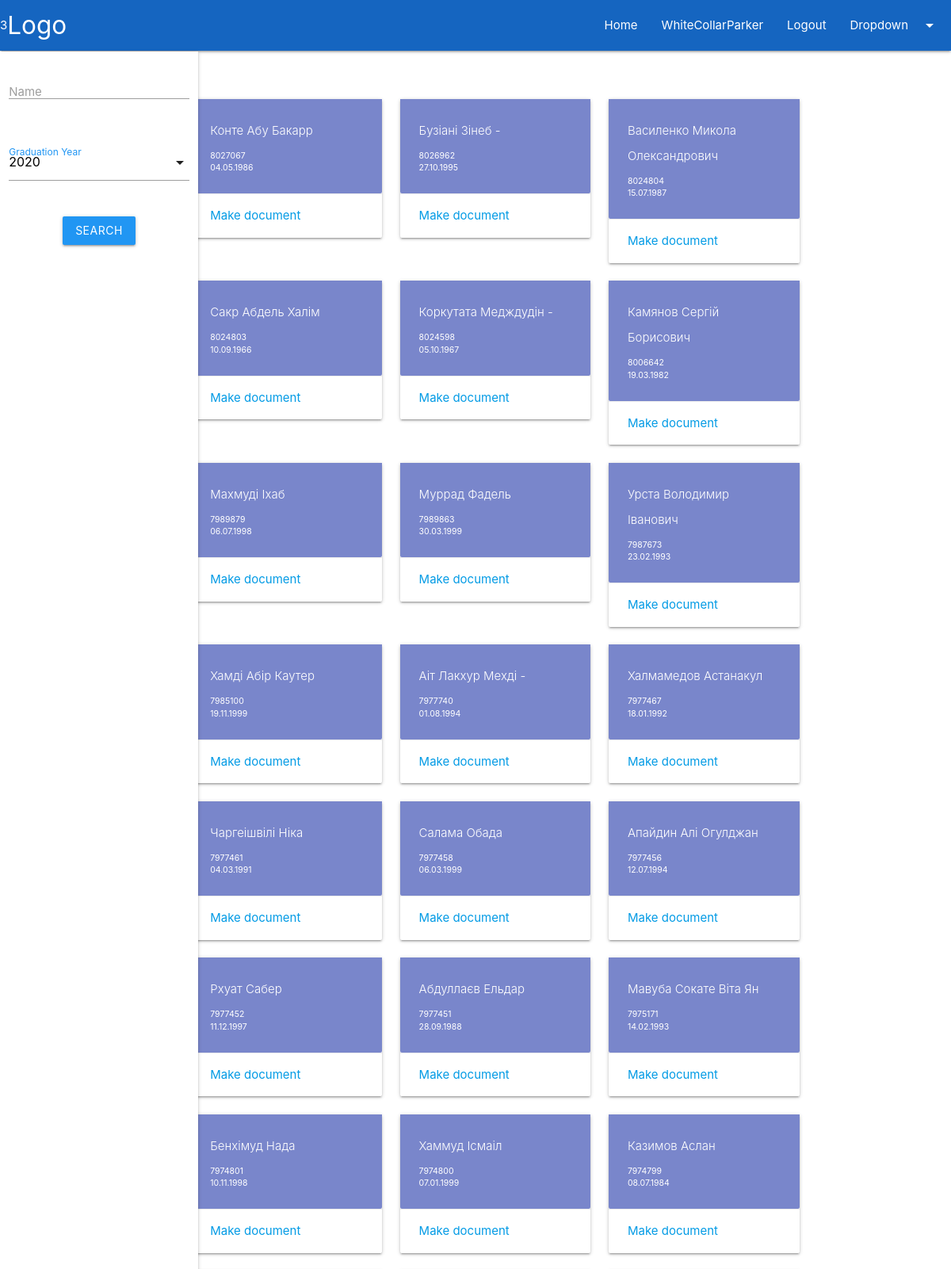
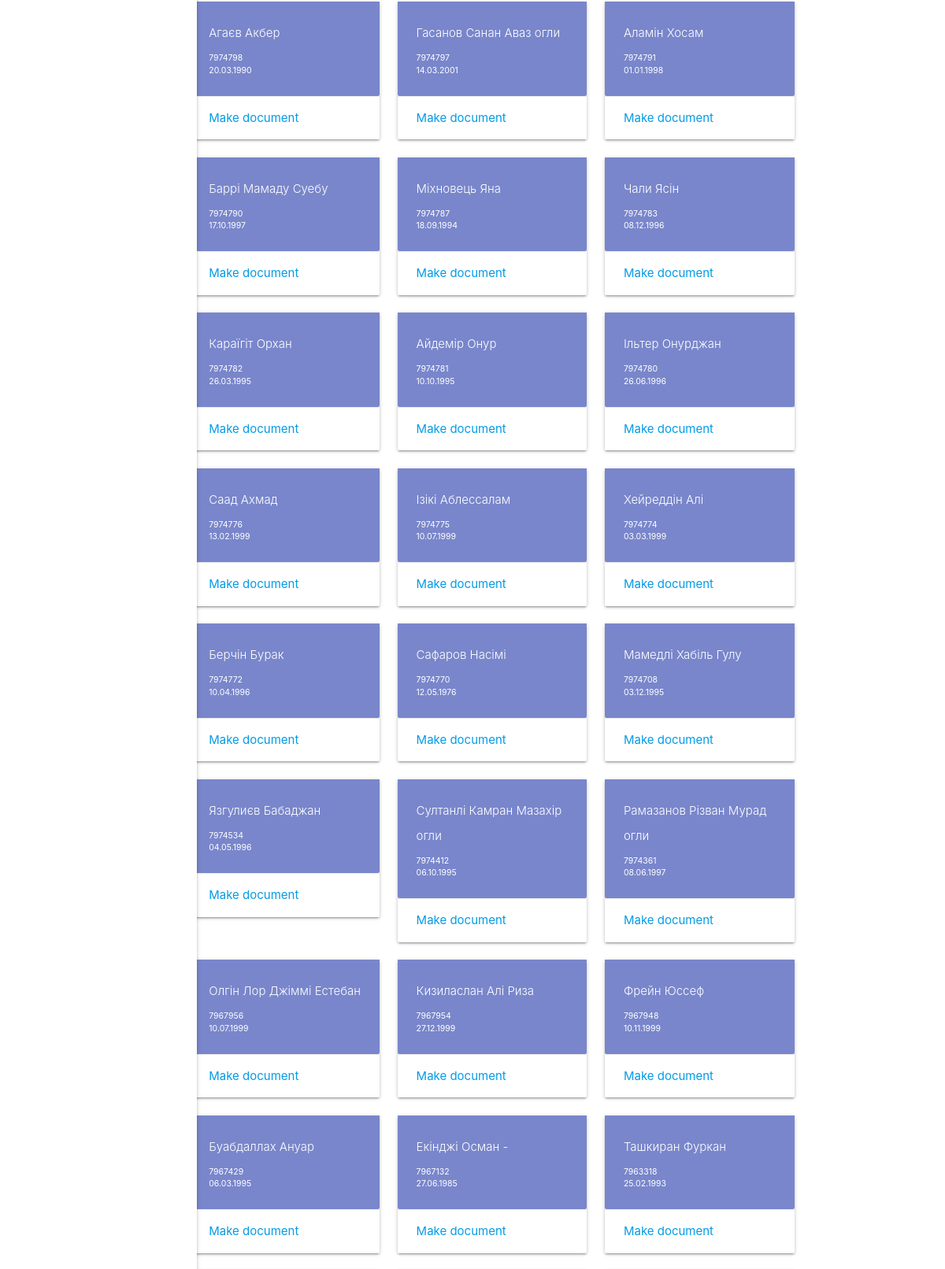
The app's page / (signed in, upper part) with its own data (2 pictures, top to bottom).
### main/models.py (models this page shows, shortened)
class Page(models.Model):
    page_id = models.CharField(max_length=200)
    page_name = models.CharField(max_length=200)
    page_birth = models.CharField(max_length=200)
    page_nationality = models.CharField(max_length=200)
    page_nameEn = models.CharField(max_length=200)
    page_gradYear = models.CharField(max_length=200)
    page_formOfStudy = models.CharField(max_length=200)
    page_specialty = models.CharField(max_length=200)
    page_prevDoc = models.CharField(max_length=200)
    page_country = models.CharField(max_length=200, default='---')
    slug = models.SlugField()

### main/views.py (the view)
# urls.py: path("", views.homepage, name="homepage"),
def homepage(request):
    qs = Page.objects.all()
    page_id_query = request.GET.get('unique_id')
    print(page_id_query)
    if is_valid_queryPar(page_id_query):
        print("Done")
    page_name_query = request.GET.get('text-unique')
    page_gradYear_query = request.GET.get('select-box')
    if is_valid_queryPar(page_name_query):
        qs = qs.filter(page_name__icontains = page_name_query )
    if is_valid_queryPar(page_gradYear_query):
        qs = qs.filter(page_gradYear = page_gradYear_query)
    context = {
        'students': qs
    }
    print(page_name_query, page_gradYear_query)
    return render(request, 'main/home.html', context)

### main/views.py (called while the page is built)
def is_valid_queryPar(param):
    return param != '' and param is not None

### main/templates/main/home.html (shortened to what this page needs)
{% extends "main/header.html" %}
{% block content %}
    <div class="wrapper">
        <ul id="slide-out" class="sidenav sidenav-fixed">
            <form method="GET" action=".">
                <div class="row">
                    <form class="col">
                        <li>
                            <div class="input-field col s12">
                            <textarea id="icon_prefix2" class="materialize-textarea" name="text-unique"></textarea>
                            <label for="icon_prefix2">Name</label>
                            </div>
                        </li>
                        <li>
                            <div class="input-field col s12 ">
                                <label class="blue-text">Graduation Year</label>
                            </div>
                        </li>
                        <li>
                            <div class="input-field col center-align s12">
                                <button type="submit" class="btn blue">Search</button>
                        </li>
                    </form>
                </div>
            </form>
        </ul>
        <a href="#" data-target="slide-out" class="sidenav-trigger"><i class="material-icons">menu</i></a>
    </div>
    <div class="container">
        <div class="row">
            {% for stud in students %}
                <div class="col s12 m6 l4">
                    <div class="card">
                        <div class="card-content large indigo lighten-2 white-text">
                            <span class="card-title" style="font-size: 1rem">{{ stud.page_name }}</span>
                            <p style="font-size:70%">{{ stud.page_id }}</p>
                            <p style="font-size:70%">{{ stud.page_birth }}</p>
                        </div>
                        <a href="create/{{ stud.page_id }}" class="waves-effect waves-block">
                            <div class="card-action waves-block ali">
                                Make document
                            </div>
                        </a>
                    </div>
                </div>
            {% endfor %}
        </div>
    </div>
{% endblock %}

### main/templates/main/includes/navbar.html (shortened to what this page needs)
<div class="navbar-fixed">
    <nav>
        <div class="nav-wrapper blue darken-3">3
            <a href="/" class="brand-logo">Logo</a>
            <ul class="right hide-on-med-and-down">
                <li><a href="/">Home</a></li>
                {% if user.is_authenticated %}
                    <li><a href="/register">{{ user.username }}</a></li>
                    <li><a href="/logout">Logout</a></li>
                {% else %}
                    <li><a href="/register">Register</a></li>
                    <li><a href="/login">Login</a></li>
                {% endif %}
                <li><a class="dropdown-trigger" href="#!" data-target="dropdown1">Dropdown<i class="material-icons right">arrow_drop_down</i></a></li>
            </ul>
        </div>
    </nav>
</div>

### main/templates/main/home.html (style rules this page uses)
.sidenav { margin-top: 65px; width: 250px; }

### main/templates/main/header.html (style rules this page uses)
.container { padding-left: 50px; }

### records on screen
Page: page_name "Конте Абу Бакарр", page_id "8027067", page_birth "04.05.1986"
Page: page_name "Бузіані Зінеб -", page_id "8026962", page_birth "27.10.1995"
Page: page_name "Василенко Микола Олександрович", page_id "8024804", page_birth "15.07.1987"
Page: page_name "Сакр Абдель Халім", page_id "8024803", page_birth "10.09.1966"
Page: page_name "Коркутата Медждудін -", page_id "8024598", page_birth "05.10.1967"
Page: page_name "Камянов Сергій Борисович", page_id "8006642", page_birth "19.03.1982"
Page: page_name "Махмуді Іхаб", page_id "7989879", page_birth "06.07.1998"
Page: page_name "Муррад Фадель", page_id "7989863", page_birth "30.03.1999"
Page: page_name "Урста Володимир Іванович", page_id "7987673", page_birth "23.02.1993"
Page: page_name "Хамді Абір Каутер", page_id "7985100", page_birth "19.11.1999"
Page: page_name "Аіт Лакхур Мехді -", page_id "7977740", page_birth "01.08.1994"
Page: page_name "Халмамедов Астанакул", page_id "7977467", page_birth "18.01.1992"
Page: page_name "Чаргеішвілі Ніка", page_id "7977461", page_birth "04.03.1991"
Page: page_name "Салама Обада", page_id "7977458", page_birth "06.03.1999"
Page: page_name "Апайдин Алі Огулджан", page_id "7977456", page_birth "12.07.1994"
Page: page_name "Рхуат Сабер", page_id "7977452", page_birth "11.12.1997"
Page: page_name "Абдуллаєв Ельдар", page_id "7977451", page_birth "28.09.1988"
Page: page_name "Мавуба Сокате Віта Ян", page_id "7975171", page_birth "14.02.1993"
Page: page_name "Бенхімуд Нада", page_id "7974801", page_birth "10.11.1998"
Page: page_name "Хаммуд Ісмаіл", page_id "7974800", page_birth "07.01.1999"
Page: page_name "Казимов Аслан", page_id "7974799", page_birth "08.07.1984"
Page: page_name "Агаєв Акбер", page_id "7974798", page_birth "20.03.1990"
Page: page_name "Гасанов Санан Аваз огли", page_id "7974797", page_birth "14.03.2001"
Page: page_name "Аламін Хосам", page_id "7974791", page_birth "01.01.1998"
Page: page_name "Баррі Мамаду Суебу", page_id "7974790", page_birth "17.10.1997"
Page: page_name "Міхновець Яна", page_id "7974787", page_birth "18.09.1994"
Page: page_name "Чали Ясін", page_id "7974783", page_birth "08.12.1996"
Page: page_name "Караїгіт Орхан", page_id "7974782", page_birth "26.03.1995"
Page: page_name "Айдемір Онур", page_id "7974781", page_birth "10.10.1995"
Page: page_name "Ільтер Онурджан", page_id "7974780", page_birth "26.06.1996"
Page: page_name "Саад Ахмад", page_id "7974776", page_birth "13.02.1999"
Page: page_name "Ізікі Аблессалам", page_id "7974775", page_birth "10.07.1999"
Page: page_name "Хейреддін Алі", page_id "7974774", page_birth "03.03.1999"
Page: page_name "Берчін Бурак", page_id "7974772", page_birth "10.04.1996"
Page: page_name "Сафаров Насімі", page_id "7974770", page_birth "12.05.1976"
Page: page_name "Мамедлі Хабіль Гулу", page_id "7974708", page_birth "03.12.1995"
Page: page_name "Язгулиєв Бабаджан", page_id "7974534", page_birth "04.05.1996"
Page: page_name "Султанлі Камран Мазахір огли", page_id "7974412", page_birth "06.10.1995"
Page: page_name "Рамазанов Різван Мурад огли", page_id "7974361", page_birth "08.06.1997"
Page: page_name "Олгін Лор Джіммі Естебан", page_id "7967956", page_birth "10.07.1999"
Page: page_name "Кизиласлан Алі Риза", page_id "7967954", page_birth "27.12.1999"
Page: page_name "Фрейн Юссеф", page_id "7967948", page_birth "10.11.1999"
Page: page_name "Буабдаллах Ануар", page_id "7967429", page_birth "06.03.1995"
Page: page_name "Екінджі Осман -", page_id "7967132", page_birth "27.06.1985"
Page: page_name "Ташкиран Фуркан", page_id "7963318", page_birth "25.02.1993"

### other values on screen
{{ user.username }} "WhiteCollarParker"
